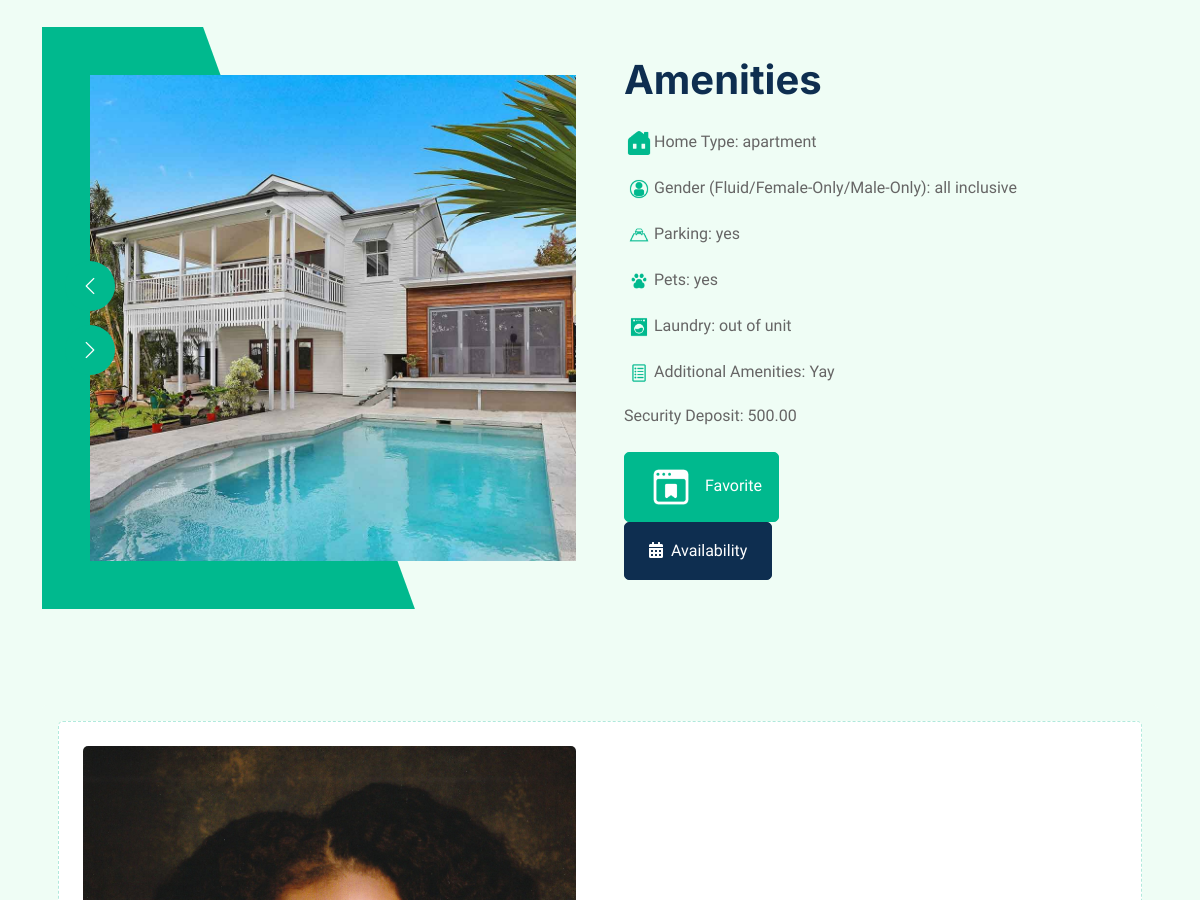
The app's page /view_listing/35 (middle part), older data.
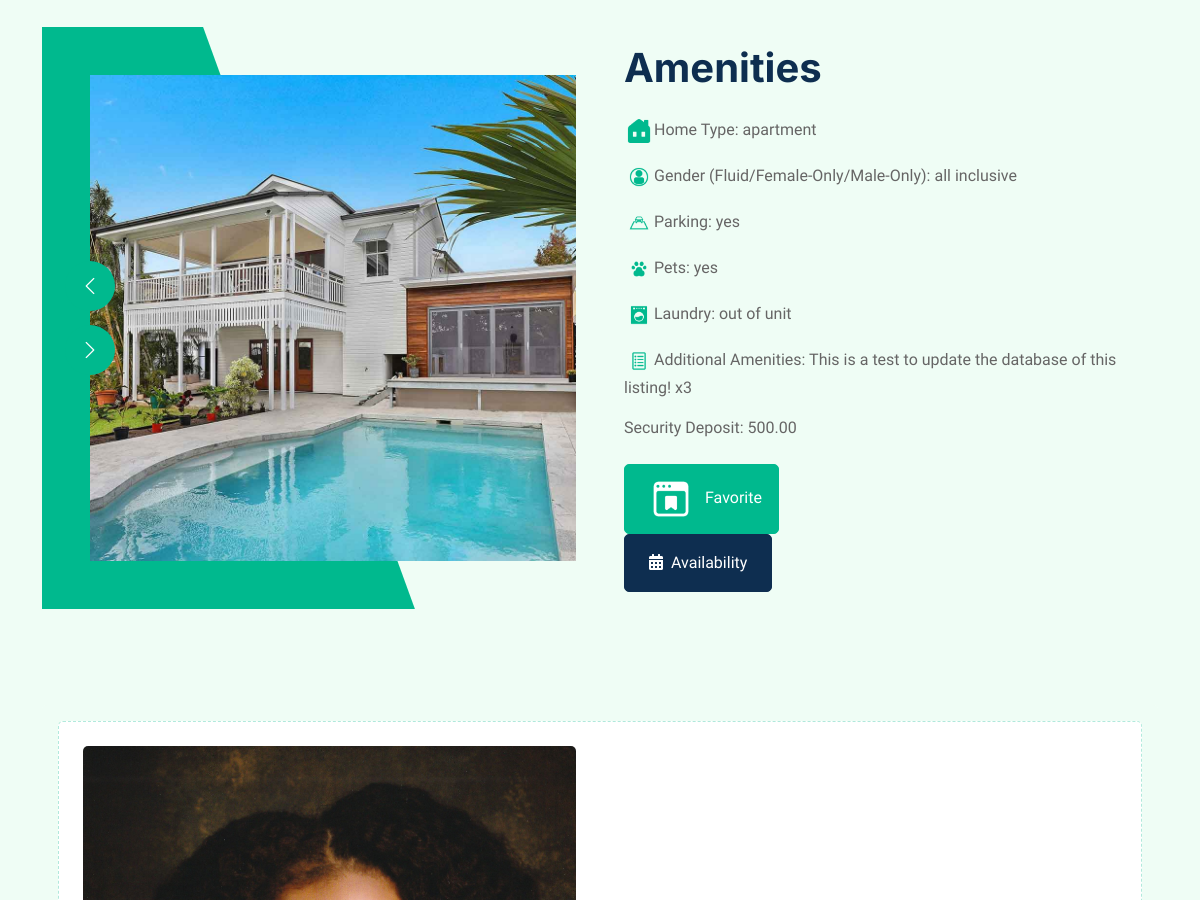
The same page, newer data.
### hello/models.py (models this page shows)
class allinformation(models.Model):
    user = models.ForeignKey(User, on_delete=models.CASCADE, null=True)
    address = models.CharField(max_length=200, blank=True, null=True)
    city = models.CharField(max_length=200, blank=True, null=True)
    zip = models.IntegerField( blank=True, null=True)
    state = models.CharField(max_length=22, blank=True, null=True)
    hometype = models.CharField(max_length=100, blank=True, null=True)
    monthlyprice = models.DecimalField(max_digits = 100, decimal_places=2, blank=True, null=True)
    securitydeposit = models.DecimalField(max_digits = 100, decimal_places=2, blank=True, null=True)
    numbertenants = models.IntegerField(blank=True, null=True)
    gender = models.CharField(max_length=20, blank=True, null=True)
    beds = models.IntegerField( blank=True, null=True)
    addrentinfo = models.CharField(max_length=300, blank=True, null=True)
    parking = models.CharField(max_length=4, blank=True, null=True)
    pets = models.CharField(max_length=4, blank=True, null=True)
    laundry = models.CharField(max_length=20, blank=True, null=True)
    addamenityinfo = models.CharField(max_length=300, blank=True, null=True)
    image = models.ImageField(upload_to="images/",default="images/image_coming_soon.png", height_field=None, width_field=None, max_length=100,blank=True, null=True)

### hello/views.py (the view)
# urls.py: path("view_listing/<int:listing_id>", views.view_listing, name="view_listing"),
def view_listing(request, listing_id):
    addyinfo = allinformation.objects.filter(id=listing_id).last()
    print("Listing ID:", listing_id)
    return render(request, "hello/view_listing.html", {'addyinfo': addyinfo,})

### hello/templates/hello/view_listing.html (shortened to what this page needs)
{% extends "hello/layout.html" %}
{% load static %}
{% block content %}
<!DOCTYPE html>
<html lang="en">
<head>
    <link href="https://cdnjs.cloudflare.com/ajax/libs/font-awesome/5.10.0/css/all.min.css" rel="stylesheet">
    <link href="https://cdn.jsdelivr.net/npm/bootstrap-icons@1.4.1/font/bootstrap-icons.css" rel="stylesheet">
    <link href="{% static 'hello/lib/animate/animate.min.css' %}" rel="stylesheet">
    <link href="{% static 'hello/lib/owlcarousel/assets/owl.carousel.min.css' %}" rel="stylesheet">
    <link href="{% static 'hello/css/bootstrap.min.css' %}" rel="stylesheet">
    <link href="{% static 'hello/css/style.css' %}" rel="stylesheet">
</head>
<body>
    <div class="container-xxl py-5">
        <div class="container">
            <div class="row g-5 align-items-center">
                <div class="col-lg-6 wow fadeIn position-relative" data-wow-delay="0.1s">
                    <div class="about-img position-relative overflow-hidden p-5 pe-0">
                        <div class="owl-carousel header-carousel">
                            <div class="owl-carousel-item">
                                <img class="img-fluid" src="{% static 'hello/images/carousel-1.jpg' %}" alt="">
                            </div>
                        </div>
                    </div>
                </div>
                <div class="col-lg-6 wow fadeIn" data-wow-delay="0.5s">
                    <h1 class="mb-4">Amenities</h1>
                    <p><img class="img-fluid" src="{% static 'hello/images/icon-house (2).png'%}" alt="Icon" style="width: 30px; height: 30px;">Home Type: {{addyinfo.hometype}}</p>
                    <p><img class="img-fluid" src="{% static 'hello/images/icon-person.png'%}" alt="Icon" style="width: 30px; height: 30px;">Gender (Fluid/Female-Only/Male-Only): {{addyinfo.gender}}</p>
                    <p><img class="img-fluid" src="{% static 'hello/images/icon-parking.png'%}" alt="Icon" style="width: 30px; height: 30px;">Parking: {{addyinfo.parking}}</p>
                    <p><img class="img-fluid" src="{% static 'hello/images/icon-pet.png'%}" alt="Icon" style="width: 30px; height: 30px;">Pets: {{addyinfo.pets}}</p>
                    <p><img class="img-fluid" src="{% static 'hello/images/icon-laundry.png'%}" alt="Icon" style="width: 30px; height: 30px;">Laundry: {{addyinfo.laundry}}</p>
                    <p><img class="img-fluid" src="{% static 'hello/images/icon-misc.png'%}" alt="Icon" style="width: 30px; height: 30px;">Additional Amenities: {{addyinfo.addamenityinfo}}</p>
                    <p class="mb-4">Security Deposit: {{addyinfo.securitydeposit}}</p>
                    <form action = "/addFavorites/" method = "post">
                        <button class="btn btn-primary py-1 px-3 me-1 animated fadeIn" type="submit" name = "favorite" value={{addyinfo.id}}>
                            <img class="img-fluid" src="{% static 'hello/images/icon-favorite.png'%}" alt="Icon" style="width: 60px; height: 60px;">
                            Favorite
                        </button>
                    </form>
                    <a href="" class="btn btn-dark py-3 px-4"><i class="fa fa-calendar-alt me-2"></i>Availability</a>
                </div>
            </div>
        </div>
    </div>
    <div class="container-xxl py-5">
        <div class="container">
            <div class="bg-light rounded p-3">
                <div class="bg-white rounded p-4" style="border: 1px dashed rgba(0, 185, 142, .3)">
                    <div class="row g-5 align-items-center">
                        <div class="col-lg-6 wow fadeIn" data-wow-delay="0.1s">
                            <img class="img-fluid rounded w-100" src="{% static 'hello/images/kayla-headshot.jpg' %}" alt="">
                        </div>
                    </div>
                </div>
            </div>
        </div>
    </div>
</body>
</html>
{% endblock %}

Row changes from the older to the newer data that the page shows:
changed allinformation "apartment": addamenityinfo "Yay" → "This is a test to update the database of this listing! x3"
